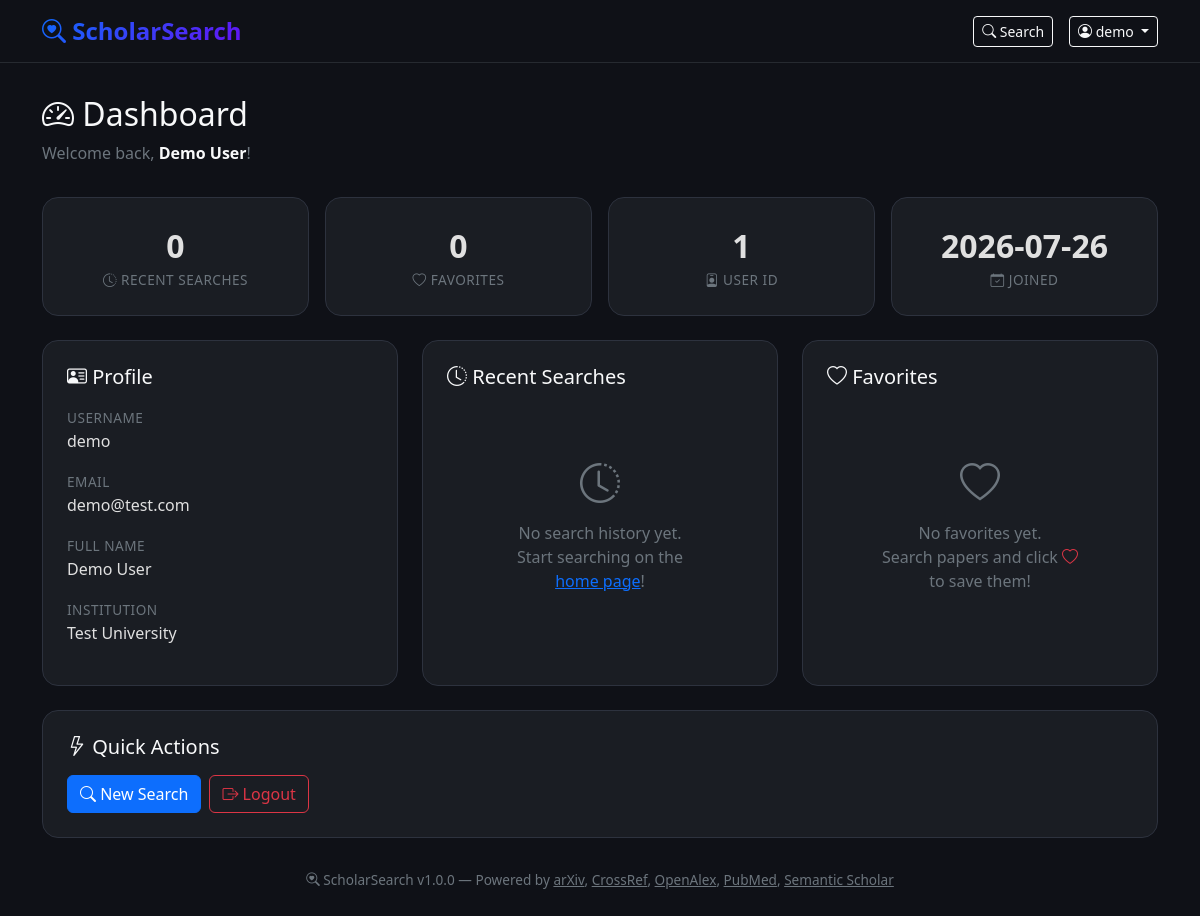
The app's page /dashboard (signed in) with its own data.
### scholar_search/db/models.py (models this page shows, shortened)
class User(Base):
    __tablename__ = "users"
    id = Column(Integer, primary_key=True, autoincrement=True)
    username = Column(String(80), unique=True, nullable=False, index=True)
    email = Column(String(120), unique=True, nullable=False, index=True)
    hashed_password = Column(String(255), nullable=False)
    full_name = Column(String(150), default="")
    institution = Column(String(200), default="")
    is_active = Column(Boolean, default=True)
    created_at = Column(DateTime, default=lambda: datetime.now(timezone.utc))
    updated_at = Column(DateTime, default=lambda: datetime.now(timezone.utc),
                        onupdate=lambda: datetime.now(timezone.utc))
    search_history = relationship("SearchHistory", back_populates="user",
                                  cascade="all, delete-orphan")
    favorites = relationship("Favorite", back_populates="user",
                             cascade="all, delete-orphan")
    feedbacks = relationship("Feedback", back_populates="user",
                             cascade="all, delete-orphan")

### app.py (the view)
@app.get("/dashboard", response_class=HTMLResponse)
async def dashboard(request: Request, user: User = Depends(require_login)):
    session = get_session()
    try:
        history = get_user_search_history(session, user.id)
        favorites = get_user_favorites(session, user.id)
        html = render_template(
            "dashboard.html",
            request=request,
            user=user,
            history=history,
            favorites=favorites,
        )
        return HTMLResponse(content=html)
    finally:
        session.close()

### app.py (called while the page is built)
def _sign(value: str) -> str:
    return hmac.new(
        SESSION_SECRET.encode("utf-8"), value.encode("utf-8"), hashlib.sha256
    ).hexdigest()

def _parse_signed_session_id(value: str) -> Optional[str]:
    if not value or "." not in value:
        return None
    session_id, signature = value.rsplit(".", 1)
    expected = _sign(session_id)
    if not hmac.compare_digest(signature, expected):
        return None
    return session_id

def get_session_user(request: Request) -> Optional[User]:
    cookie_value = request.cookies.get(SESSION_COOKIE)
    session_id = _parse_signed_session_id(cookie_value) if cookie_value else None
    if session_id is None:
        return None
    with SESSION_STORE_LOCK:
        user_id = SESSION_STORE.get(session_id)
    if user_id is None:
        return None
    session = get_session()
    try:
        user = get_user_by_id(session, user_id)
        return user
    finally:
        session.close()

def require_login(request: Request):
    user = get_session_user(request)
    if user is None:
        raise HTTPException(status_code=303, headers={"Location": "/login"})
    return user

def render_template(template_name: str, **context) -> str:
    template = jinja_env.get_template(template_name)
    return template.render(**context)

### scholar_search/db/crud.py (called while the page is built)
def get_user_by_id(session: Session, user_id: int) -> Optional[User]:
    return session.query(User).filter(User.id == user_id).first()

def get_user_search_history(
    session: Session,
    user_id: int,
    limit: int = 50,
) -> List[SearchHistory]:
    return (
        session.query(SearchHistory)
        .filter(SearchHistory.user_id == user_id)
        .order_by(desc(SearchHistory.searched_at))
        .limit(limit)
        .all()
    )

def get_user_favorites(session: Session, user_id: int) -> List[Favorite]:
    return (
        session.query(Favorite)
        .filter(Favorite.user_id == user_id)
        .order_by(desc(Favorite.created_at))
        .all()
    )

### scholar_search/db/database.py (called while the page is built)
def get_session():
    return SessionLocal()

### templates/dashboard.html (shortened to what this page needs)
<!DOCTYPE html>
<html lang="en" data-bs-theme="dark">
<head>
    <link href="https://cdn.jsdelivr.net/npm/bootstrap@5.3.2/dist/css/bootstrap.min.css" rel="stylesheet">
    <link rel="stylesheet" href="https://cdn.jsdelivr.net/npm/bootstrap-icons@1.11.2/font/bootstrap-icons.min.css">
</head>
<body>
    <nav class="navbar navbar-dark border-bottom border-secondary border-opacity-25">
        <div class="container">
            <a class="navbar-brand" href="/"><i class="bi bi-search-heart"></i> ScholarSearch</a>
            <div class="d-flex align-items-center gap-3">
                <a href="/" class="btn btn-outline-light btn-sm"><i class="bi bi-search"></i> Search</a>
                <div class="dropdown">
                    <button class="btn btn-outline-light btn-sm dropdown-toggle" type="button" data-bs-toggle="dropdown">
                        <i class="bi bi-person-circle"></i> {{ user.username }}
                    </button>
                </div>
            </div>
        </div>
    </nav>
    <div class="container">
        <div class="dashboard-header">
            <h2 class="text-light"><i class="bi bi-speedometer2"></i> Dashboard</h2>
            <p class="text-secondary">Welcome back, <strong class="text-light">{{ user.full_name or user.username }}</strong>!</p>
        </div>
        <div class="row g-3 mb-4">
            <div class="col-md-3">
                <div class="dashboard-card text-center">
                    <div class="stat-number">{{ history|length }}</div>
                    <div class="stat-label"><i class="bi bi-clock-history"></i> Recent Searches</div>
                </div>
            </div>
            <div class="col-md-3">
                <div class="dashboard-card text-center">
                    <div class="stat-number">{{ favorites|length }}</div>
                    <div class="stat-label"><i class="bi bi-heart"></i> Favorites</div>
                </div>
            </div>
            <div class="col-md-3">
                <div class="dashboard-card text-center">
                    <div class="stat-number">{{ user.id }}</div>
                    <div class="stat-label"><i class="bi bi-person-badge"></i> User ID</div>
                </div>
            </div>
            <div class="col-md-3">
                <div class="dashboard-card text-center">
                    <div class="stat-number">{{ user.created_at.strftime('%Y-%m-%d') if user.created_at else 'N/A' }}</div>
                    <div class="stat-label"><i class="bi bi-calendar-check"></i> Joined</div>
                </div>
            </div>
        </div>
        <div class="row g-4">
            <div class="col-md-4">
                <div class="dashboard-card">
                    <h5 class="text-light mb-3"><i class="bi bi-person-vcard"></i> Profile</h5>
                    <div class="profile-field">
                        <label>Username</label>
                        <div class="value">{{ user.username }}</div>
                    </div>
                    <div class="profile-field">
                        <label>Email</label>
                        <div class="value">{{ user.email }}</div>
                    </div>
                    <div class="profile-field">
                        <label>Full Name</label>
                        <div class="value">{{ user.full_name or '—' }}</div>
                    </div>
                    <div class="profile-field">
                        <label>Institution</label>
                        <div class="value">{{ user.institution or '—' }}</div>
                    </div>
                </div>
            </div>
            <div class="col-md-4">
                <div class="dashboard-card">
                    <h5 class="text-light mb-3"><i class="bi bi-clock-history"></i> Recent Searches</h5>
                    {% if history %}
                    <div style="max-height:400px;overflow-y:auto;">
                        {% for entry in history %}
                        <div class="history-item">
                            <div class="d-flex justify-content-between align-items-start">
                                <div>
                                    <strong class="text-light">
                                        {% if entry.query %}
                                        <i class="bi bi-search"></i> {{ entry.query[:60] }}
                                        {% elif entry.author %}
                                        <i class="bi bi-person"></i> {{ entry.author[:60] }}
                                        {% else %}
                                        <em>Empty search</em>
                                        {% endif %}
                                    </strong>
                                    <div class="text-secondary small mt-1">
                                        <span class="badge bg-secondary bg-opacity-25 text-secondary">{{ entry.source }}</span>
                                        {% if entry.total_found %}<span class="ms-2">{{ entry.total_found }} results</span>{% endif %}
                                    </div>
                                </div>
                                <small class="text-secondary text-nowrap ms-2">{{ entry.searched_at.strftime('%H:%M %d/%m') if entry.searched_at else '' }}</small>
                            </div>
                        </div>
                        {% endfor %}
                    </div>
                    {% else %}
                    <div class="empty-state">
                        <i class="bi bi-clock-history fs-1 d-block mb-2"></i>
                        <p class="mb-0">No search history yet.<br>Start searching on the <a href="/" class="text-primary">home page</a>!</p>
                    </div>
                    {% endif %}
                </div>
            </div>
            <div class="col-md-4">
                <div class="dashboard-card">
                    <h5 class="text-light mb-3"><i class="bi bi-heart"></i> Favorites</h5>
                    {% if favorites %}
                    <div style="max-height:400px;overflow-y:auto;">
                        {% for fav in favorites %}
                        <div class="fav-item">
                            <div class="d-flex justify-content-between align-items-start">
                                <div>
                                    <strong class="text-light">
                                        {% if fav.paper and fav.paper.url %}
                                        <a href="{{ fav.paper.url }}" target="_blank" class="text-light text-decoration-none">{{ fav.paper.title[:60] }}{% if fav.paper.title|length > 60 %}...{% endif %}</a>
                                        {% else %}
                                        {{ fav.paper.title[:60] if fav.paper else 'Unknown paper' }}{% if fav.paper and fav.paper.title|length > 60 %}...{% endif %}
                                        {% endif %}
                                    </strong>
                                    <div class="text-secondary small mt-1">
                                        {% if fav.paper and fav.paper.authors %}
                                        <i class="bi bi-people"></i>
                                        {% set authors = fav.paper.authors|fromjson %}
                                        {{ authors[:3]|join(', ') }}{% if authors|length > 3 %} et al.{% endif %}
                                        {% endif %}
                                        {% if fav.paper and fav.paper.source %}
                                        <span class="badge bg-secondary bg-opacity-25 text-secondary ms-1">{{ fav.paper.source }}</span>
                                        {% endif %}
                                    </div>
                                </div>
                                <small class="text-secondary text-nowrap ms-2">{{ fav.created_at.strftime('%d/%m') if fav.created_at else '' }}</small>
                            </div>
                            {% if fav.notes %}
                            <div class="text-secondary small mt-1"><i class="bi bi-chat-quote"></i> {{ fav.notes[:80] }}</div>
                            {% endif %}
                        </div>
                        {% endfor %}
                    </div>
                    {% else %}
                    <div class="empty-state">
                        <i class="bi bi-heart fs-1 d-block mb-2"></i>
                        <p class="mb-0">No favorites yet.<br>Search papers and click <i class="bi bi-heart text-danger"></i> to save them!</p>
                    </div>
                    {% endif %}
                </div>
            </div>
        </div>
        <div class="row mt-4">
            <div class="col-12">
                <div class="dashboard-card">
                    <h5 class="text-light mb-3"><i class="bi bi-lightning"></i> Quick Actions</h5>
                    <div class="d-flex flex-wrap gap-2">
                        <a href="/" class="btn btn-primary"><i class="bi bi-search"></i> New Search</a>
                        <a href="/logout" class="btn btn-outline-danger"><i class="bi bi-box-arrow-right"></i> Logout</a>
                    </div>
                </div>
            </div>
        </div>
    </div>
    <div class="footer">
        <div class="container">
            <p class="mb-0">
                <i class="bi bi-search-heart"></i> ScholarSearch v1.0.0 &mdash;
                Powered by <a href="https://arxiv.org" class="text-secondary" target="_blank">arXiv</a>,
                <a href="https://crossref.org" class="text-secondary" target="_blank">CrossRef</a>,
                <a href="https://openalex.org" class="text-secondary" target="_blank">OpenAlex</a>,
                <a href="https://pubmed.ncbi.nlm.nih.gov/" class="text-secondary" target="_blank">PubMed</a>,
                <a href="https://semanticscholar.org" class="text-secondary" target="_blank">Semantic Scholar</a>
            </p>
        </div>
    </div>
</body>
</html>

### templates/dashboard.html (style rules this page uses)
:root { --primary-glow: #0d6efd; --card-bg: #1a1d23; --border-color: #2d323e; }
body { background: #0f1117; min-height: 100vh; }
.navbar-brand { font-weight: 700; font-size: 1.5rem; background: linear-gradient(135deg,#0d6efd,#6610f2); -webkit-background-clip: text; -webkit-text-fill-color: transparent; background-clip: text; }
.dashboard-card { background: var(--card-bg); border: 1px solid var(--border-color); border-radius: 16px; padding: 1.5rem; height: 100%; }
.dashboard-header { padding: 2rem 0 1rem; }
.stat-number { font-size: 2rem; font-weight: 700; color: #e0e0e0; }
.stat-label { color: #6c757d; font-size: 0.85rem; text-transform: uppercase; letter-spacing: 0.5px; }
.empty-state { text-align: center; padding: 3rem; color: #6c757d; }
.profile-field { margin-bottom: 1rem; }
.profile-field label { color: #6c757d; font-size: 0.85rem; text-transform: uppercase; letter-spacing: 0.5px; }
.profile-field .value { color: #e0e0e0; font-size: 1rem; }
.footer { text-align: center; padding: 2rem 0; color: #6c757d; font-size: 0.85rem; }

### records on screen
User: username "demo", full_name "Demo User", id "1", created_at "2026-07-26", email "demo@test.com", institution "Test University"

### other values on screen
{{ history|length }} "0"
{{ favorites|length }} "0"
